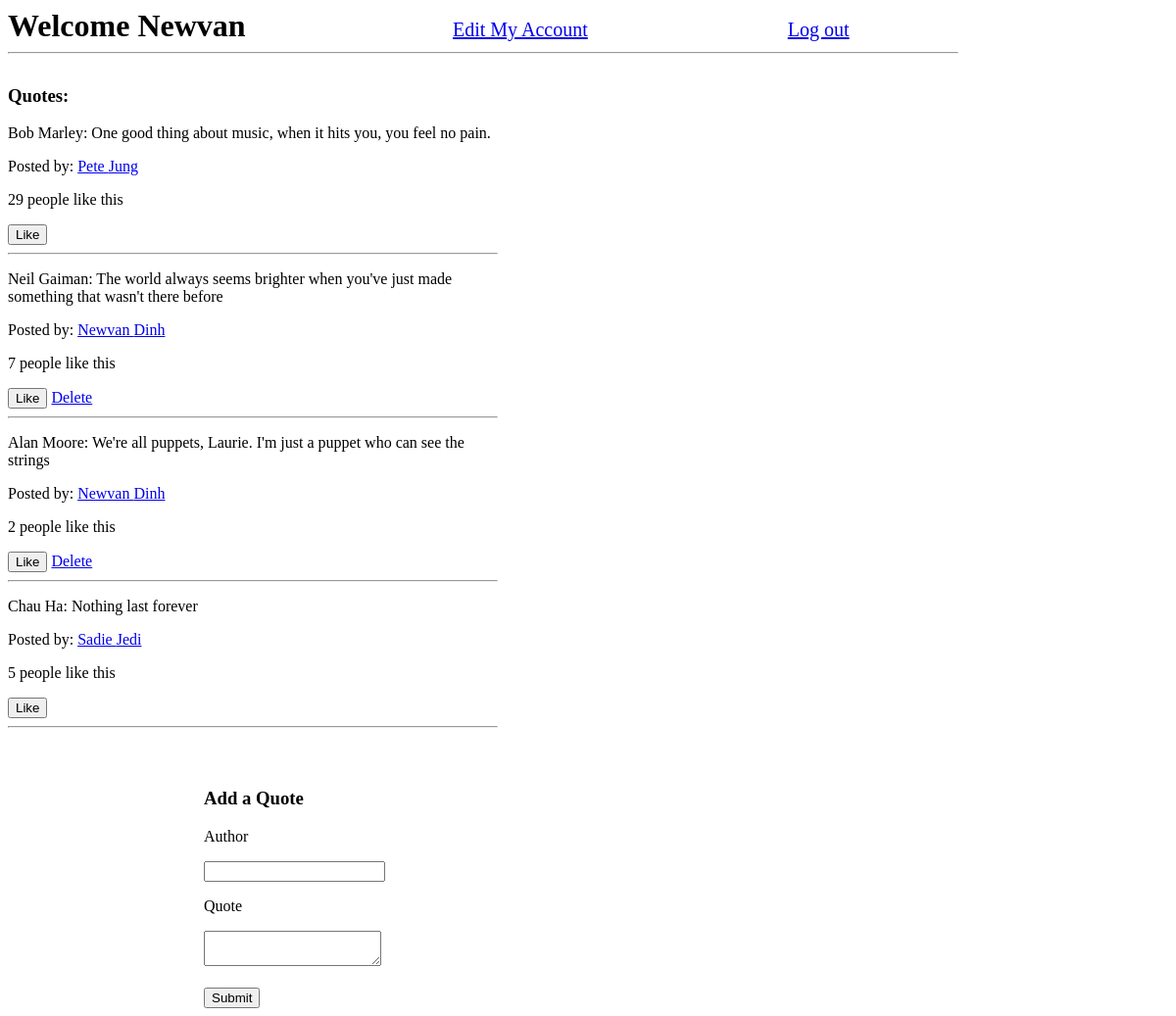
The app's page /quotes (signed in) with its own data.
### belt_app/models.py (models this page shows)
class User(models.Model):
    first_name = models.CharField(max_length=255)
    last_name = models.CharField(max_length=255)
    email = models.EmailField(max_length=255)
    password = models.CharField(max_length=255)
    created_at = models.DateTimeField(auto_now_add=True)
    updated_at = models.DateTimeField(auto_now=True)
    objects = UserManager()

class Quote(models.Model):
    author = models.CharField(max_length=45)
    quote_message = models.TextField(max_length=500)
    posted_by = models.ForeignKey(User, related_name= "user_posts", on_delete = models.CASCADE)
    created_at = models.DateTimeField(auto_now_add=True)
    updated_at = models.DateTimeField(auto_now=True)
    objects = QuoteManager()

### belt_app/views.py (the view)
# urls.py: path('quotes', views.show_quotes),
def show_quotes(request):
    if 'userid' not in request.session:
        return redirect('/')
    user = User.objects.get(id = request.session['userid'])
    all_quotes= Quote.objects.all()
    favorites = user.user_favorites.all()
    count = len(favorites)
    context = {
        "logged_in_user": user,
        "all_quotes": all_quotes,
        "favorites": favorites,
        "count":count
        }
    return render (request, "quotes.html", context)

### belt_app/templates/quotes.html (shortened to what this page needs)
<!DOCTYPE html>
<html lang="en">
<head>
    {% load static %}
    <link rel="stylesheet" href="{% static 'css/quotes.css' %}">
</head>
<body>
    <div class = "head">
        <h1>Welcome {{logged_in_user.first_name}} </h1>
        <a href = "/myaccount">Edit My Account</a>
        <a href = "/logout">Log out</a>
        <hr>
    </div>
    <div class="quotes">
        <h3>Quotes:</h3>
        {% for quote in all_quotes %}
        <form action="/add_to_favorite/{{quote.id}}" method="post">
            <p>{{quote.author}}: {{quote.quote_message}}</p>
            <p>Posted by: <a href = "/user/{{quote.posted_by.id}}">{{quote.posted_by.first_name}} {{quote.posted_by.last_name}}</a></p>
            <p> {{quote.quote_favorites.count|add:"0"}} people like this</p>
            <input type = "submit" name = "favorite" value = "Like">
            {% if quote.posted_by.id == logged_in_user.id %}
            <a href = "/delete/{{quote.id}}" >Delete</a>
            {%endif%}
            <hr>
        </form>
        {% endfor %}
    </div>
    <div class="add_quote">
        <form action="/add_quote" method="post">
            <h3>Add a Quote</h3>
            <p>Author</p>
            <input type="text" name = "author">
            <p>Quote</p>
            <textarea name="quote_message" ></textarea><br><br>
            <input type="submit" value="Submit">
    </form>
    </div>
</body>
</html>

### belt_app/static/css/quotes.css (style rules this page uses)
.head { width: 970px; height: 30px; display: block; }
.head a { display: inline-block; margin-left: 200px; font-size: 20px; }
h1 { display: inline-block; width: 250px; margin: 0px; }
div.quotes { width: 500px; display: inline-block; margin-top: 30px; }
div.add_quote { width: 500px; display: inline-block; vertical-align: top; margin-top: 30px; margin-left: 200px; }

### records on screen
User: first_name "Newvan"
Quote: author "Bob Marley", quote_message "One good thing about music, when it hits you, you feel no pain.", posted_by.first_name "Pete", posted_by.last_name "Jung", quote_favorites.count|add "29"
Quote: author "Neil Gaiman", quote_message "The world always seems brighter when you've just made something that wasn't there before", posted_by.first_name "Newvan", posted_by.last_name "Dinh", quote_favorites.count|add "7"
Quote: author "Alan Moore", quote_message "We're all puppets, Laurie. I'm just a puppet who can see the strings", posted_by.first_name "Newvan", posted_by.last_name "Dinh", quote_favorites.count|add "2"
Quote: author "Chau Ha", quote_message "Nothing last forever", posted_by.first_name "Sadie", posted_by.last_name "Jedi", quote_favorites.count|add "5"
